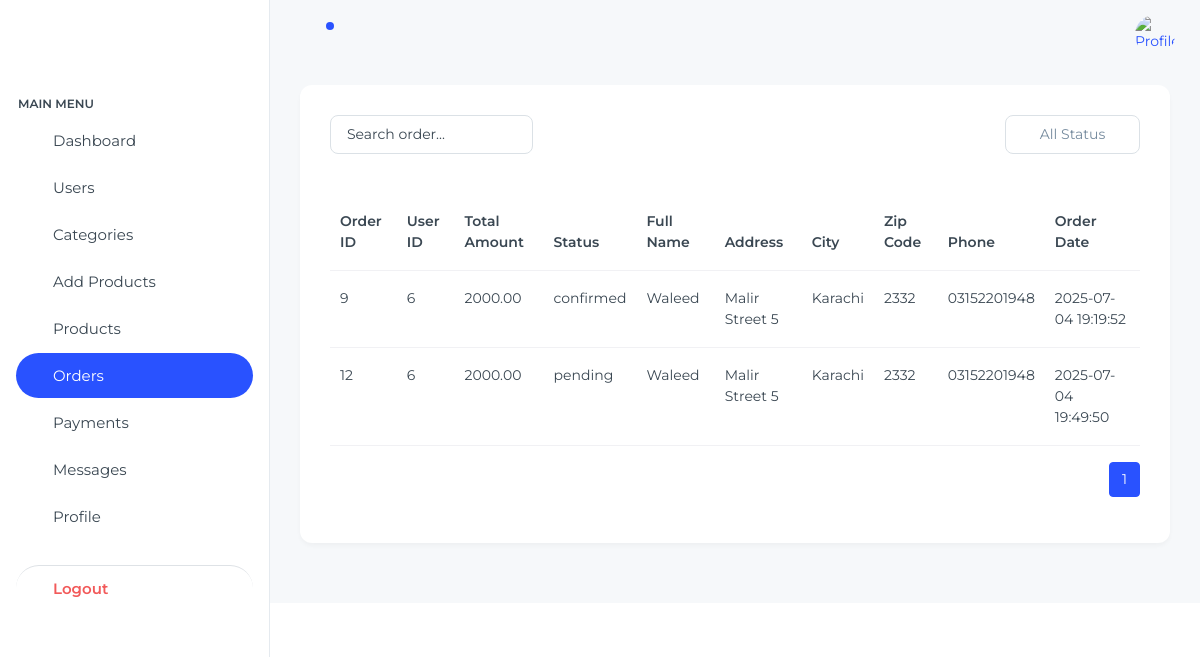
/dashboard/src/html/orders.php, run on the app's committed database.
### tables this page shows
CREATE TABLE `shipping_details` (
  `id` int(11) NOT NULL,
  `order_id` int(11) DEFAULT NULL,
  `full_name` varchar(100) DEFAULT NULL,
  `address` text DEFAULT NULL,
  `city` varchar(50) DEFAULT NULL,
  `zip_code` varchar(20) DEFAULT NULL,
  `phone` varchar(20) DEFAULT NULL
);

CREATE TABLE `orders` (
  `id` int(11) NOT NULL,
  `user_id` int(11) DEFAULT NULL,
  `total_amount` decimal(10,2) DEFAULT NULL,
  `status` varchar(50) DEFAULT 'pending',
  `created_at` timestamp NOT NULL DEFAULT current_timestamp()
);

### dashboard/src/html/orders.php (the view, shortened to what this page needs)
<!doctype html>
<html lang="en">
<head>
  <link rel="stylesheet" href="../../node_modules/simplebar/dist/simplebar.min.css">
  <link rel="stylesheet" href="../assets/css/styles.min.css" />
</head>
<body>
  <div class="page-wrapper" id="main-wrapper" data-layout="vertical" data-navbarbg="skin6" data-sidebartype="full"
    data-sidebar-position="fixed" data-header-position="fixed">
    <aside class="left-sidebar">
      <div>
        <div class="brand-logo d-flex align-items-center justify-content-between">
        </div>
        <?php
          include("includes/sidebar.php")
        ?>
      </div>
    </aside>
    <div class="body-wrapper">
     <?php
          include("includes/header.php")
      ?>
      <div class="container-fluid">
        <div class="card">
          <div class="card-body">
            <div class="mb-3 d-flex justify-content-between">
            <input type="search" id="searchInput" class="form-control w-25 mb-4" placeholder="Search order...">
            <div class="col-md-2">
              <select class="form-control text-center" id="statusFilter">
                <option value="">All Status</option>
                </select>
            </div>
            </div>
            <?php
            include("includes/connection.php");
            $limit = 10;
            $page = isset($_GET['page']) ? (int)$_GET['page'] : 1;
            $offset = ($page - 1) * $limit;
            $sql = "SELECT COUNT(*) as total FROM orders JOIN shipping_details ON orders.id = shipping_details.order_id";
            $total_result = $conn->query($sql)->fetch_assoc();
            $total_pages = ceil($total_result['total'] / $limit);
            $query = "SELECT
                orders.id AS order_id,
                orders.user_id,
                orders.total_amount,
                orders.status,
                orders.created_at,
                shipping_details.full_name,
                shipping_details.address,
                shipping_details.city,
                shipping_details.zip_code,
                shipping_details.phone
            FROM orders
            JOIN shipping_details ON orders.id = shipping_details.order_id
            LIMIT ?, ?";
            $stmt = $conn->prepare($query);
            $stmt->bind_param("ii", $offset, $limit);
            $stmt->execute();
            $result = $stmt->get_result();
            ?>
        <table class="table" id="orderTable">
        <thead>
            <tr>
            <th>Order ID</th>
            <th>User ID</th>
            <th>Total Amount</th>
            <th>Status</th>
            <th>Full Name</th>
            <th>Address</th>
            <th>City</th>
            <th>Zip Code</th>
            <th>Phone</th>
            <th>Order Date</th>
            </tr>
        </thead>
        <tbody>
            <?php while ($row = $result->fetch_assoc()) : ?>
            <tr>
                <td><?= $row['order_id'] ?></td>
                <td><?= $row['user_id'] ?></td>
                <td><?= $row['total_amount'] ?></td>
                <td><?= $row['status'] ?></td>
                <td><?= $row['full_name'] ?></td>
                <td><?= $row['address'] ?></td>
                <td><?= $row['city'] ?></td>
                <td><?= $row['zip_code'] ?></td>
                <td><?= $row['phone'] ?></td>
                <td><?= $row['created_at'] ?></td>
            </tr>
            <?php endwhile; ?>
        </tbody>
        </table>
        <div class="d-flex justify-content-end">
        <nav>
            <ul class="pagination">
            <?php for ($i = 1; $i <= $total_pages; $i++) : ?>
                <li class="page-item <?= ($i == $page) ? 'active' : '' ?>">
                <a class="page-link" href="?page=<?= $i ?>"><?= $i ?></a>
                </li>
            <?php endfor; ?>
            </ul>
        </nav>
        </div>
                </div>
                </div>
            </div>
            </div>
        </div>
</body>
</html>

### data on the page
shipping_details: order "9", order.user_id "6", order.total_amount "2000.00", order.status "confirmed", full_name "Waleed", address "Malir Street 5", city "Karachi", zip_code "2332", phone "03152201948", order.created_at "2025-07-04 19:19:52"
shipping_details: order "12", order.user_id "6", order.total_amount "2000.00", order.status "pending", full_name "Waleed", address "Malir Street 5", city "Karachi", zip_code "2332", phone "03152201948", order.created_at "2025-07-04 19:49:50"
